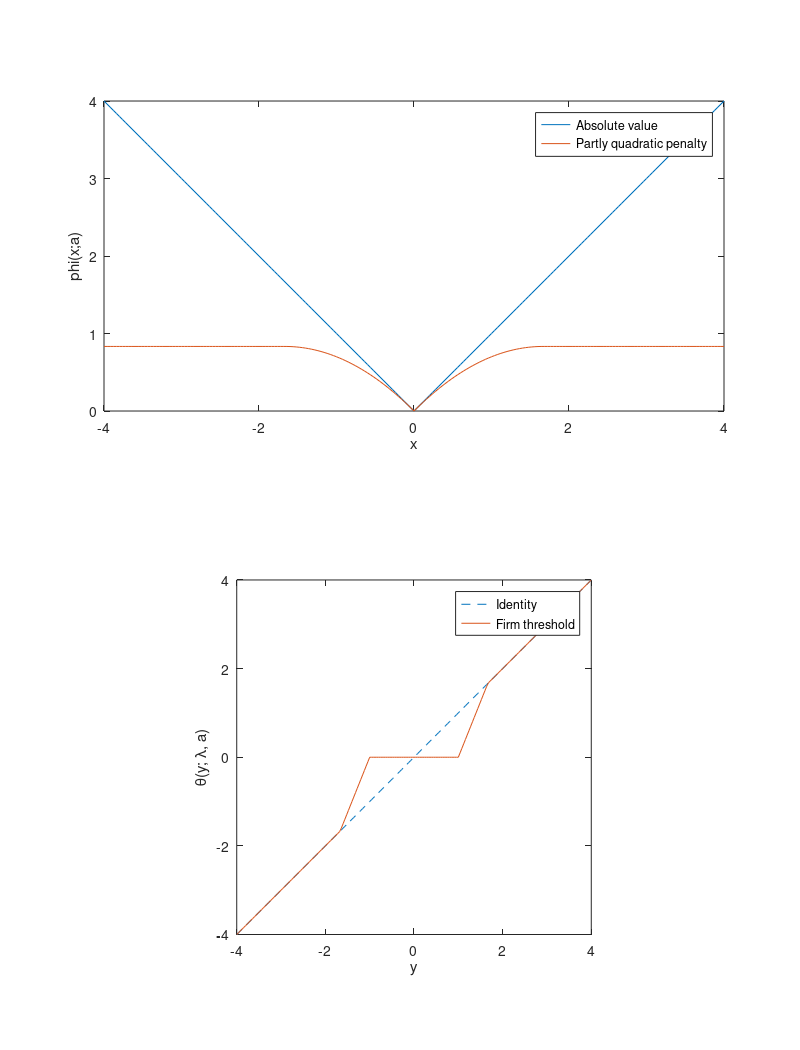

Write MATLAB code to recreate this figure.
%% demo2: Penalty function and threshold function plots
%
% Reference: Enhanced Low-Rank Matrix Approximation
% A. Parekh and I. W. Selesnick
% IEEE Signal Processing Letters, 2016.
%
% Last Edit: 2/21/2016
% Ankit Parekh, NYU Tandon
% ankit.parekh@nyu.edu

%% Function definitions

% Initialize        
clear

% firm-threshold function
firm = @(x,lam,a) min(abs(x), max((abs(x)-lam)./(1-a.*lam),0)).* sign(x);   

% partly quadratic penalty function
phi = @(x,a) zeros(size(x)) + ...                                            
             (abs(x) < (1/a)).* (abs(x) - (a/2)*x.^2) + ...
             (abs(x) >= (1/a)) .* (1/(2*a));

%% Plot the penalty function

x = linspace(-4, 4, 201);
lam = 1;
a = 0.6/lam;

figure(1), clf
subplot(2, 1, 1)
plot(x, abs(x), x, phi(x, a))
legend('Absolute value', 'Partly quadratic penalty') 
daspect([1 1 1])
xlabel('x')
ylabel('phi(x;a)')

% Plot the threshold function
subplot(2, 1, 2)
plot(x, x, '--', x, firm(x, lam, a))
legend('Identity', 'Firm threshold')
xlabel('y')
ylabel('\theta(y; \lambda, a)')
daspect([1 1 1])

orient tall
print -dpdf demo2
